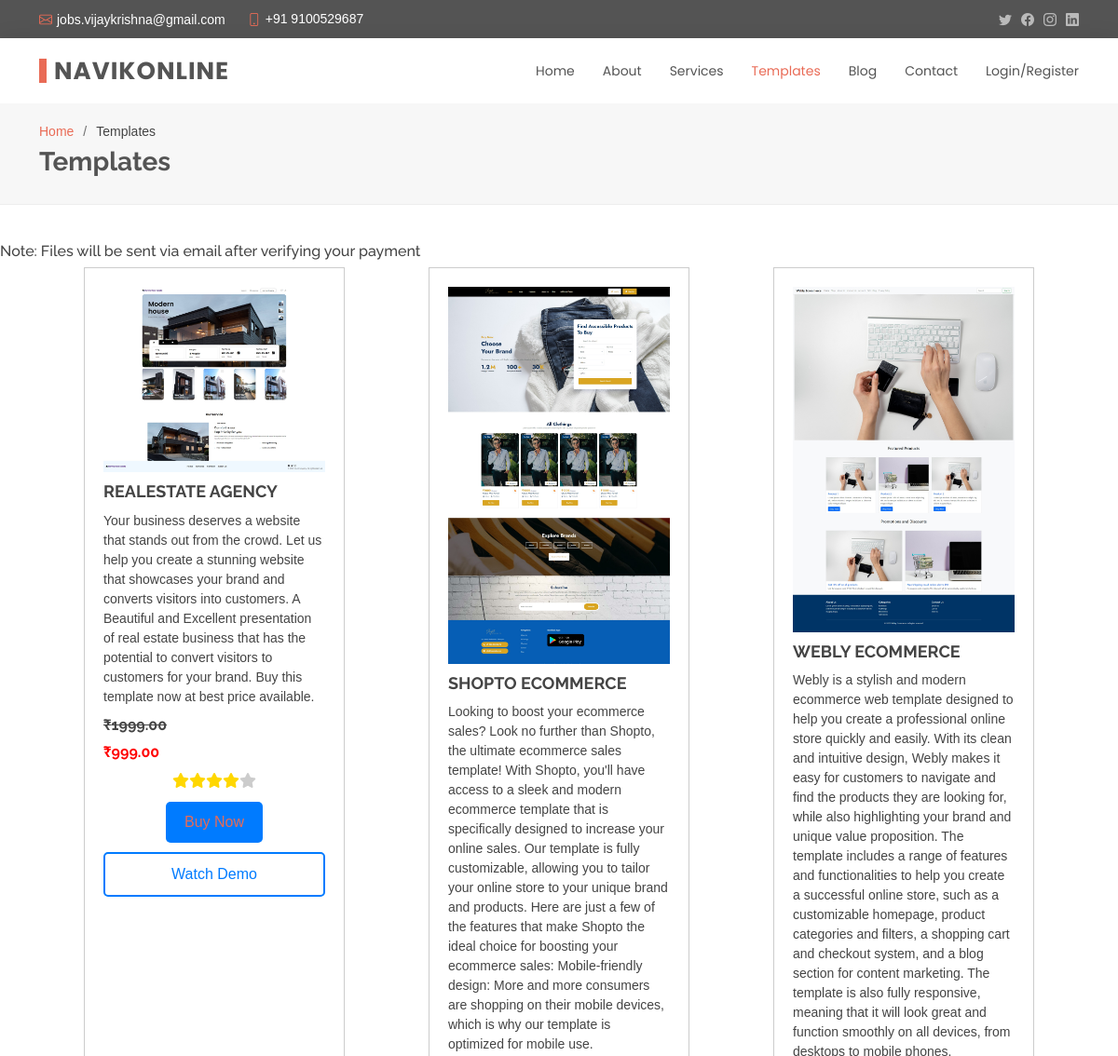
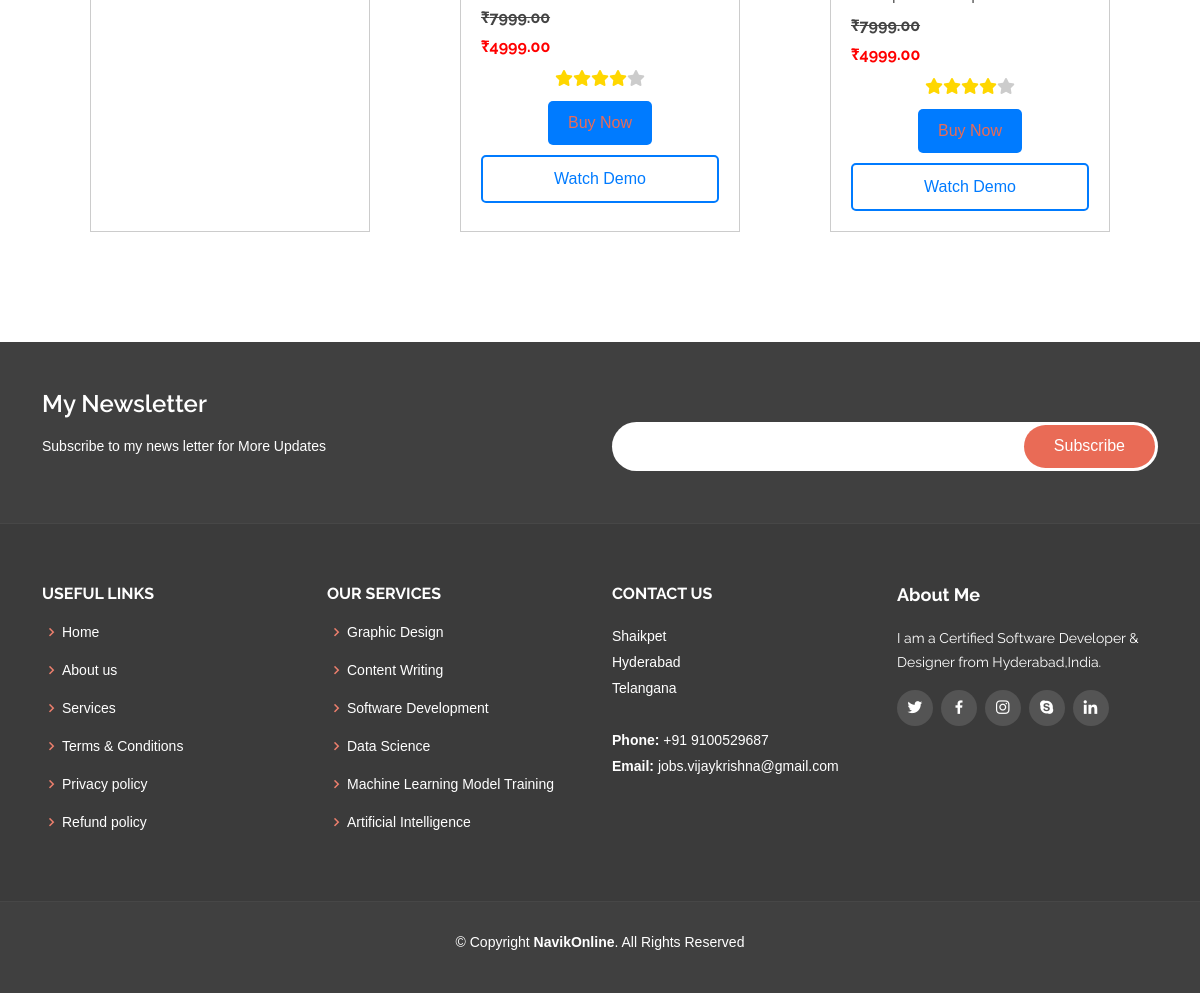
/Templates/, run on the app's committed database (2 pictures, top to bottom).
### myapp/models.py (models this page shows, shortened)
class Product(models.Model):
    name = models.CharField(max_length=255)
    description = models.TextField()
    price_actual = models.DecimalField(max_digits=10, decimal_places=2)
    discounted_price = models.DecimalField(max_digits=10, decimal_places=2, null=True, blank=True)
    avg_rating = models.FloatField(default=0)
    product_image = models.ImageField(upload_to='product_images/')
    demo_link = models.URLField(null=True, blank=True)
    product_category = models.ForeignKey(ProductCategory, on_delete=models.CASCADE)
    date_added = models.DateTimeField(auto_now_add=True)
    class Meta:
        verbose_name = "Product"
        verbose_name_plural = "Products"

### myapp/views.py (the view)
# urls.py: path('Templates/', views.pages.Templates, name = 'Templates'),
    @staticmethod
    def Templates(request):
        p1 = Product.objects.all()
        context = {'products': p1}
        return render(request, 'templates/pages/Templates.html', context)

### templates/pages/Templates.html (shortened to what this page needs)
{% load static %}
<!DOCTYPE html>
<html lang="en">
<head>
  <link rel="stylesheet" href="https://cdnjs.cloudflare.com/ajax/libs/font-awesome/6.4.0/css/all.min.css" />
  <link href="{% static 'assets/vendor/animate.css/animate.min.css' %}" rel="stylesheet">
  <link href="{% static 'assets/vendor/bootstrap/css/bootstrap.min.css' %}" rel="stylesheet">
  <link href="{% static 'assets/vendor/bootstrap-icons/bootstrap-icons.css' %}" rel="stylesheet">
  <link href="{% static 'assets/vendor/boxicons/css/boxicons.min.css' %}" rel="stylesheet">
  <link href="{% static 'assets/vendor/glightbox/css/glightbox.min.css' %}" rel="stylesheet">
  <link href="{% static 'assets/vendor/swiper/swiper-bundle.min.css' %}" rel="stylesheet">
  <link href="{% static 'assets/css/style.css' %}" rel="stylesheet">
  <link href="{% static 'assets/css/style_product.css' %}" rel="stylesheet">
</head>
<body>
  <section id="topbar" class="d-flex align-items-center">
    <div class="container d-flex justify-content-center justify-content-md-between">
      <div class="contact-info d-flex align-items-center">
        <i class="bi bi-envelope d-flex align-items-center"><a href="mailto:jobs.vijaykrishna@gmail.com">jobs.vijaykrishna@gmail.com</a></i>
        <i class="bi bi-phone d-flex align-items-center ms-4"><span>+91 9100529687</span></i>
      </div>
      <div class="social-links d-none d-md-flex align-items-center">
        <a href="#" class="twitter"><i class="bi bi-twitter"></i></a>
        <a href="#" class="facebook"><i class="bi bi-facebook"></i></a>
        <a href="#" class="instagram"><i class="bi bi-instagram"></i></a>
        <a href="#" class="linkedin"><i class="bi bi-linkedin"></i></i></a>
      </div>
    </div>
  </section>
  <header id="header" class="d-flex align-items-center">
    <div class="container d-flex justify-content-between align-items-center">
      <div class="logo">
        <h1><a href="/">NavikOnline</a></h1>
      </div>
      <nav id="navbar" class="navbar">
        <ul>
          {% if user.is_authenticated %}
          <li><a  href="/">Home</a></li>
          <li><a href="{% url 'blog' %}">Blog</a></li>
          <li><a class="active" href="{% url 'Templates' %}">Templates</a></li>
          <li><a href="{% url 'logout' %}">Logout</a></li>
          {% else %}
          <li><a href="/">Home</a></li>
          <li><a href="{% url 'about' %}" >About</a></li>
          <li><a href="{% url 'services' %}">Services</a></li>
          <li><a class="active" href="{% url 'Templates' %}">Templates</a></li>
          <li><a href="{% url 'blog' %}">Blog</a></li>
          <li><a href="{% url 'contact' %}">Contact</a></li>
          <li><a href="{% url 'register' %}">Login/Register</a></li>
          {% endif %}
        </ul>
      </nav>
    </div>
  </header>
  <main id="main">
    <section id="breadcrumbs" class="breadcrumbs">
      <div class="container">
        <ol>
          <li><a href="/">Home</a></li>
          <li>Templates</li>
        </ol>
        <h2>Templates</h2>
      </div>
    </section>
    <section id="portfolio" class="portfolio">
    <h6>Note: Files will be sent via email after verifying your payment</h6>
      <div class="gallery">
        {% for product in products%}
        <div class="content">
            <img src="{{product.product_image.url}}" alt="shoes image">
            <h3>{{product.name}}</h3>
            <p>{{product.description}} </p>
            <h6 ><strike style="text-decoration: line-through;">₹{{product.price_actual}}</strike></h6>
            <h6 style="color:red;">₹{{product.discounted_price}}</h6>
            <ul>
                <li><i class="fa fa-star checked"></i></li>
                <li><i class="fa fa-star checked"></i></li>
                <li><i class="fa fa-star checked"></i></li>
                <li><i class="fa fa-star checked"></i></li>
                <li><i class="fa fa-star"></i></li>
            </ul>
            <button type="submit" class="buy-btn"><a class="buy-link" href="https://pmny.in/2IpogUnpE0NZ">Buy Now</a></button>
            <a href="{{product.demo_link}}" class="demo-link">Watch Demo</a>
        </div>
        {% endfor %}
    </div>
    </section>
  </main>
  <footer id="footer">
    <div class="footer-newsletter">
      <div class="container">
        <div class="row">
          <div class="col-lg-6">
            <h4>My Newsletter</h4>
            <p>Subscribe to my news letter for More Updates</p>
          </div>
          <div class="col-lg-6">
            <form action="" method="post">
              <input type="email" name="email"><input type="submit" value="Subscribe">
            </form>
          </div>
        </div>
      </div>
    </div>
    <div class="footer-top">
      <div class="container">
        <div class="row">
          <div class="col-lg-3 col-md-6 footer-links">
            <h4>Useful Links</h4>
            <ul>
              <li><i class="bx bx-chevron-right"></i> <a href="{% url 'home' %}">Home</a></li>
              <li><i class="bx bx-chevron-right"></i> <a href="{% url 'about' %}">About us</a></li>
              <li><i class="bx bx-chevron-right"></i> <a href="{% url 'services' %}">Services</a></li>
              <li><i class="bx bx-chevron-right"></i> <a href="{% url 'termsandconditions' %}">Terms & Conditions</a></li>
              <li><i class="bx bx-chevron-right"></i> <a href="{% url 'privacypolicy' %}">Privacy policy</a></li>
              <li><i class="bx bx-chevron-right"></i> <a href="{% url 'refundpolicy' %}">Refund policy</a></li>
            </ul>
          </div>
          <div class="col-lg-3 col-md-6 footer-links">
            <h4>Our Services</h4>
            <ul>
              <li><i class="bx bx-chevron-right"></i> <a href="#">Graphic Design</a></li>
              <li><i class="bx bx-chevron-right"></i> <a href="#">Content Writing</a></li>
              <li><i class="bx bx-chevron-right"></i> <a href="#">Software Development</a></li>
              <li><i class="bx bx-chevron-right"></i> <a href="#">Data Science</a></li>
              <li><i class="bx bx-chevron-right"></i> <a href="#">Machine Learning Model Training</a></li>
              <li><i class="bx bx-chevron-right"></i> <a href="#">Artificial Intelligence</a></li>
            </ul>
          </div>
          <div class="col-lg-3 col-md-6 footer-contact">
            <h4>Contact Us</h4>
            <p>
              Shaikpet <br>
              Hyderabad<br>
              Telangana <br><br>
              <strong>Phone:</strong> +91 9100529687<br>
              <strong>Email:</strong> jobs.vijaykrishna@gmail.com<br>
            </p>
          </div>
          <div class="col-lg-3 col-md-6 footer-info">
            <h3>About Me</h3>
            <p>I am a Certified Software Developer & Designer from Hyderabad,India.</p>
            <div class="social-links mt-3">
              <a href="#" class="twitter"><i class="bx bxl-twitter"></i></a>
              <a href="#" class="facebook"><i class="bx bxl-facebook"></i></a>
              <a href="#" class="instagram"><i class="bx bxl-instagram"></i></a>
              <a href="#" class="google-plus"><i class="bx bxl-skype"></i></a>
              <a href="#" class="linkedin"><i class="bx bxl-linkedin"></i></a>
            </div>
          </div>
        </div>
      </div>
    </div>
    <div class="container">
      <div class="copyright">
        &copy; Copyright <strong><span>NavikOnline</span></strong>. All Rights Reserved
      </div>
      <div class="credits">
      </div>
    </div>
  </footer>
</body>
</html>

### static/assets/css/style.css (style rules this page uses)
body { font-family: "Open Sans", sans-serif; color: #444444; }
a { color: #e96b56; text-decoration: none; }
h1, h2, h3, h4, h5, h6 { font-family: "Raleway", sans-serif; }
#topbar { background: #545454; padding: 10px 0; font-size: 14px; }
#topbar .contact-info i { font-style: normal; color: #e96b56; }
#topbar .contact-info i a, #topbar .contact-info i span { padding-left: 5px; color: #fff; }
#topbar .contact-info i a { line-height: 0; transition: 0.3s; }
#topbar .social-links a { color: #bababa; line-height: 0; transition: 0.3s; margin-left: 10px; }
#header { height: 70px; transition: all 0.5s; z-index: 997; transition: all 0.5s; background: #fff; box-shadow: 0px 0px 20px 0px rgba(0, 0, 0, 0.1); }
#header .logo h1 { font-size: 26px; padding: 0 0 0 8px; margin: 11px 0; line-height: 1; font-weight: 700; letter-spacing: 1px; text-transform: uppercase; font-family: "Poppins", sans-serif; border-left: 8px solid #e96b56; }
#header .logo h1 a, #header .logo h1 a:hover { color: #545454; text-decoration: none; }
.navbar { padding: 0; }
.navbar ul { margin: 0; padding: 0; display: flex; list-style: none; align-items: center; }
.navbar li { position: relative; }
.navbar a, .navbar a:focus { display: flex; align-items: center; justify-content: space-between; padding: 10px 0 10px 30px; font-family: "Poppins", sans-serif; font-size: 14px; color: #545454; white-space: nowrap; transition: 0.3s; }
.navbar a:hover, .navbar .active, .navbar .active:focus, .navbar li:hover>a { color: #e96b56; }
section { padding: 0 0 80px 0; }
.breadcrumbs { padding: 20px 0 20px 0; background: #f7f7f7; border-bottom: 1px solid #ededed; margin-bottom: 40px; }
.breadcrumbs h2 { font-size: 28px; font-weight: 700; color: #545454; }
.breadcrumbs ol { display: flex; flex-wrap: wrap; list-style: none; padding: 0 0 5px 0; margin: 0; font-size: 14px; }
.breadcrumbs ol li+li { padding-left: 10px; }
.breadcrumbs ol li+li::before { display: inline-block; padding-right: 10px; color: #6e6e6e; content: "/"; }
#footer { background: #404040; padding: 0 0 30px 0; color: #fff; font-size: 14px; }
#footer .footer-newsletter { padding: 50px 0; background: #404040; }
#footer .footer-newsletter h4 { font-size: 24px; margin: 0 0 20px 0; padding: 0; line-height: 1; font-weight: 600; }
#footer .footer-newsletter form { margin-top: 30px; background: #fff; padding: 6px 10px; position: relative; border-radius: 50px; }
#footer .footer-newsletter form input[type=email] { border: 0; padding: 8px; width: calc(100% - 140px); }
#footer .footer-newsletter form input[type=submit] { position: absolute; top: 0; right: 0; bottom: 0; border: 0; background: none; font-size: 16px; padding: 0 30px; margin: 3px; background: #e96b56; color: #fff; transition: 0.3s; border-radius: 50px; }
#footer .footer-top { background: #3b3b3b; border-top: 1px solid #474747; border-bottom: 1px solid #474747; padding: 60px 0 30px 0; }
#footer .footer-top .footer-info { margin-bottom: 30px; }
#footer .footer-top .footer-info h3 { font-size: 18px; margin: 0 0 20px 0; padding: 2px 0 2px 0; line-height: 1; font-weight: 700; }
#footer .footer-top .footer-info p { font-size: 14px; line-height: 24px; margin-bottom: 0; font-family: "Raleway", sans-serif; color: #fff; }
#footer .footer-top .social-links a { font-size: 18px; display: inline-block; background: #545454; color: #fff; line-height: 1; padding: 8px 0; margin-right: 4px; border-radius: 50%; text-align: center; width: 36px; height: 36px; transition: 0.3s; }
#footer .footer-top h4 { font-size: 16px; font-weight: bold; color: #fff; text-transform: uppercase; position: relative; padding-bottom: 12px; }
#footer .footer-top .footer-links { margin-bottom: 30px; }
#footer .footer-top .footer-links ul { list-style: none; padding: 0; margin: 0; }
#footer .footer-top .footer-links ul i { padding-right: 2px; color: #ec7f6d; font-size: 18px; line-height: 1; }
#footer .footer-top .footer-links ul li { padding: 10px 0; display: flex; align-items: center; }
#footer .footer-top .footer-links ul li:first-child { padding-top: 0; }
#footer .footer-top .footer-links ul a { color: #fff; transition: 0.3s; display: inline-block; line-height: 1; }
#footer .footer-top .footer-contact { margin-bottom: 30px; }
#footer .footer-top .footer-contact p { line-height: 26px; }
#footer .copyright { text-align: center; padding-top: 30px; }
#footer .credits { padding-top: 10px; text-align: center; font-size: 13px; color: #fff; }

### data on the page
Product: product_image (picture), name "REALESTATE AGENCY", description "Your business deserves a website that stands out from the crowd. Let us help you create a stunning website that showcases your brand and converts visitors into customers. A Beautiful and Excellent presentation of real estate business that has the potential to convert visitors to customers for your brand. Buy this template now at best price available.", price_actual "1999.00", discounted_price "999.00"
Product: product_image (picture), name "SHOPTO ECOMMERCE", description "Looking to boost your ecommerce sales? Look no further than Shopto, the ultimate ecommerce sales template! With Shopto, you'll have access to a sleek and modern ecommerce template that is specifically designed to increase your online sales. Our template is fully customizable, allowing you to tailor your online store to your unique brand and products. Here are just a few of the features that make Shopto the ideal choice for boosting your ecommerce sales: Mobile-friendly design: More and more consumers are shopping on their mobile devices, which is why our template is optimized for mobile use.", price_actual "7999.00", discounted_price "4999.00"
Product: product_image (picture), name "WEBLY ECOMMERCE", description "Webly is a stylish and modern ecommerce web template designed to help you create a professional online store quickly and easily. With its clean and intuitive design, Webly makes it easy for customers to navigate and find the products they are looking for, while also highlighting your brand and unique value proposition. The template includes a range of features and functionalities to help you create a successful online store, such as a customizable homepage, product categories and filters, a shopping cart and checkout system, and a blog section for content marketing. The template is also fully responsive, meaning that it will look great and function smoothly on all devices, from desktops to…", price_actual "7999.00", discounted_price "4999.00"
